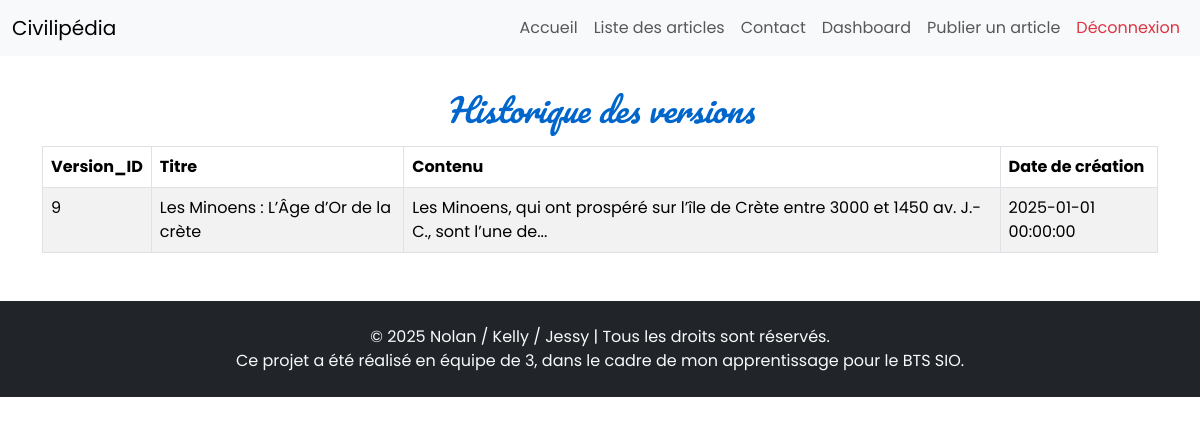
Screenshot of /historique.php?articleID=9 (signed in) with the database file from the repository.
### tables this page shows
CREATE TABLE IF NOT EXISTS article_version (
    id INT AUTO_INCREMENT PRIMARY KEY,
    title VARCHAR(255) NOT NULL,
    content TEXT NOT NULL,
    created_at DATETIME NOT NULL,
    image_url TEXT NULL,
    user_id INT NOT NULL,
    article_id INT NOT NULL,
    FOREIGN KEY (article_id) REFERENCES article(id) ON DELETE CASCADE,
    FOREIGN KEY (user_id) REFERENCES user(id) ON DELETE CASCADE
);

### historique.php (the view, shortened to what this page needs)
<?php
require_once 'src/control/BDDControl/connectBDD.php';
$article_id = htmlspecialchars($_GET["articleID"], ENT_QUOTES);
$state = $bdd->prepare("SELECT * FROM article_version WHERE article_id = ?");
$state->execute(array($article_id));
$articlesversion = $state->fetchAll();
?>
<!DOCTYPE html>
<html lang="fr">
<head>
    <?php include 'src/component/head.php'; ?>
    <link rel="stylesheet" href="css/searchStyle.css" />
</head>
<body>
    <?php include 'src/component/navbar.php'; ?>
    <div class="container mt-4">
        <h2>Historique des versions </h2>
        <?php if ($articlesversion): ?>
            <table class="table table-striped table-bordered table-responsive">
                <thead>
                    <tr>
                        <th>Version_ID</th>
                        <th>Titre</th>
                        <th>Contenu</th>
                        <th>Date de création</th>
                    </tr>
                </thead>
                <tbody>
                    <?php foreach ($articlesversion as $article): ?>
                        <tr>
                            <td><?php echo htmlspecialchars($article['article_id']); ?></td>
                            <td><?php echo htmlspecialchars($article['title']); ?></td>
                            <td><?php echo substr(htmlspecialchars($article['content']), 0, 100) . '...'; ?></td>
                            <td><?php echo htmlspecialchars($article['created_at']); ?></td>
                        </tr>
                    <?php endforeach; ?>
                </tbody>
            </table>
        <?php else: ?>
            <div class="alert alert-warning">
                Aucun article trouvé.
            </div>
        <?php endif; ?>
    </div>
    <?php include 'src/component/footer.php'; ?>
</body>
</html>

### css/baseStyle.css (style rules this page uses)
* { margin: 0; padding: 0; box-sizing: border-box; text-decoration: none; list-style: none; font-family: "Poppins", sans-serif; }

### css/searchStyle.css (style rules this page uses)
h2 { text-align: center; padding: 10px; color: #0066cc; font-family: "Pacifico", serif; font-weight: 200; font-style: italic; }

### rows the page displays
article_version: article "9", title "Les Minoens : L’Âge d’Or de la crète", content "Les Minoens, qui ont prospéré sur l’île de Crète entre 3000 et 1450 av. J.-C., sont l’une de", created_at "2025-01-01 00:00:00"
